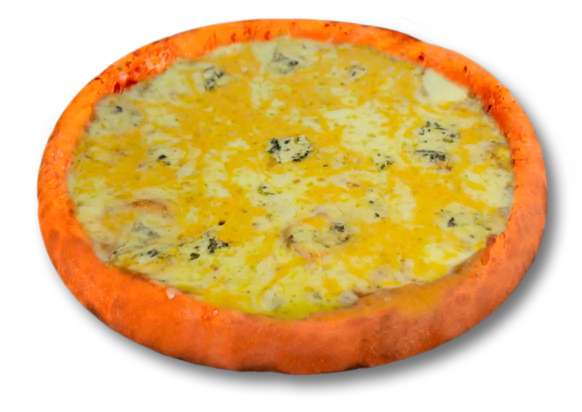
#> input picture tools/ar-src/4-quesos.webp, 1164 x 823 px (shown at 1/2 size)
$ python -i build-ar-models.py   (imports and definitions only)
#> lines starting #> are read from the running program, lines starting #| are printed output that depends on the picture; after the words box and inside, x2 and y2 are one past the last pixel; in counts of white or black regions, pixels touching at a corner belong together
#!/usr/bin/env python3
"""Build the AR / 3D menu models from the menu photos.

Output per pizza (id from js/data.js):
  assets/ar/<id>.glb    glTF for <model-viewer>, Android Scene Viewer and WebXR
  assets/ar/<id>.usdz   USDZ for iPhone / iPad Quick Look (pre-built: more reliable than converting on the phone)

Source photos: tools/ar-src/<id>.webp (full-size originals from ugospizzas.com/menu),
falling back to the site's assets/img/pizza-<id>.webp.

Each photo is a cut-out shot from a 3/4 angle. The script:
  1. finds the top ellipse in the silhouette and unwarps it into a top-down texture,
  2. unrolls the visible crust wall into a 360° side texture,
  3. estimates the crust height from the viewing angle (sin θ = b / a),
  4. finds the crust rim in the top view (how far in the crust colour reaches),
  5. builds real geometry: a raised, rounded crust lip, the cheese sunk inside it, and
     toppings lifted off the cheese (by how different they are from the cheese colour),
  6. bakes a normal map from the same height field so small details catch the light,
  7. writes a real-size GLB (Y-up, metres) and a USDZ.

Usage:  python3 tools/build-ar-models.py            # every pizza
        python3 tools/build-ar-models.py ugos mexicana
Needs:  pip install pillow numpy usd-core
"""
import io
import json
import math
import re
import shutil
import struct
import sys
import tempfile
from pathlib import Path

import numpy as np
from PIL import Image, ImageFilter

ROOT = Path(__file__).resolve().parent.parent
OUT = ROOT / "assets" / "ar"
SRC = ROOT / "tools" / "ar-src"

# Real diameter in metres. Single source of truth: UGOS.ar.diameterCm in js/data.js.
# [1 line that did not run here, left out]
# [1 line that did not run here, left out]
TEX = 1024           # top colour / normal / height maps
SIDE_W, SIDE_H = 1024, 256          # power-of-two everywhere: safest for Scene Viewer / Quick Look
RINGS_IN, RINGS_RIM, SEGS = 36, 52, 192
# Pizzas with a centre "volcano" cup (Ugo's: "volcán de crema de queso cheddar").
VOLCANO = {"ugos"}
# Pizzas whose border is wider than the usual crust (Ugo's: "borde de salchichas").
WIDE_RIM = {"ugos"}


# ---------------------------------------------------------------- image helpers
def bilinear(img, xs, ys):
    h, w = img.shape[:2]
    xs = np.clip(xs, 0, w - 1.001); ys = np.clip(ys, 0, h - 1.001)
    x0 = np.floor(xs).astype(int); y0 = np.floor(ys).astype(int)
    fx = xs - x0; fy = ys - y0
    if img.ndim == 3:
        fx = fx[..., None]; fy = fy[..., None]
    a = img[y0, x0]; b = img[y0, x0 + 1]; c = img[y0 + 1, x0]; d = img[y0 + 1, x0 + 1]
    return (a * (1 - fx) + b * fx) * (1 - fy) + (c * (1 - fx) + d * fx) * fy


def blur(a, radius):
    """Separable Gaussian blur of a float 2-D array (sigma = radius px, edge-padded)."""
    k = int(math.ceil(radius * 3))
    w = np.exp(-0.5 * (np.arange(-k, k + 1) / radius) ** 2); w /= w.sum()
    out = np.pad(a.astype(np.float64), k, mode="edge")
    out = sum(w[i] * out[:, i:i + out.shape[1] - 2 * k] for i in range(2 * k + 1))
    out = sum(w[i] * out[i:i + out.shape[0] - 2 * k, :] for i in range(2 * k + 1))
    return out


def smoothstep(e0, e1, x):
    t = np.clip((x - e0) / (e1 - e0), 0, 1)
    return t * t * (3 - 2 * t)


# [4 lines left out: function jpeg, not called in this run]


# ---------------------------------------------------------------- photo analysis
def analyse(path):
#> called with path = 'ar-src/4-quesos.webp'
    im = Image.open(path).convert("RGBA")
#> im is the input picture: PIL image 1164x823 RGBA; mean R, G, B, A 176.8, 139.1, 76.9, 160
    scale = 2 if im.width < 900 else 1
    if scale > 1:
        im = im.resize((im.width * scale, im.height * scale), Image.LANCZOS)
    arr = np.asarray(im).astype(np.float32)
    alpha = arr[..., 3] > 128
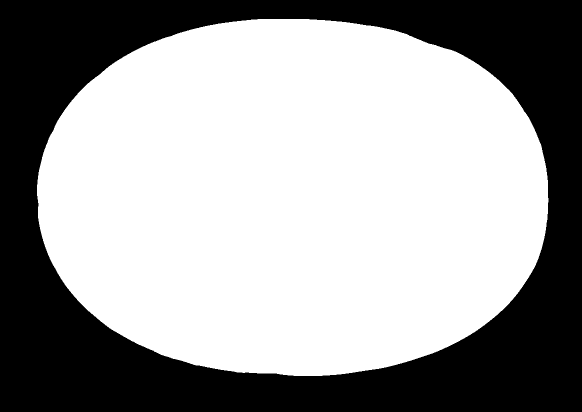
#> alpha: shape (823, 1164) bool (shown at 1/2 size); 61.8% white; 1 black region, box (x1, y1, x2, y2) and area: (0, 0, 1164, 823) 366026
    rows = np.where(alpha.any(axis=1))[0]
#> rows = 714 values from 38 to 751
    y_top = rows[0]
#> y_top = 38
    widths = np.zeros(arr.shape[0]); lefts = np.zeros(arr.shape[0]); rights = np.zeros(arr.shape[0])
    for y in rows:
        xs = np.where(alpha[y])[0]
        lefts[y], rights[y], widths[y] = xs[0], xs[-1], xs[-1] - xs[0]
#> after the loop, lefts = 823 values, max 587 at index 751, min 0 at index 0, mean 150.4; rights = 823 values, max 1096 at index 396, min 0 at index 0, mean 868.8; widths = 823 values, max 1021 at index 369, min 0 at index 0, mean 718.4
    W = widths.max()
#> W = 1021
    y_mid = int(np.argmax(widths >= 0.985 * W))
#> y_mid = 322
    a = W / 2
#> a = 510.5
    b = max(8.0, y_mid - y_top)
#> b = 284
    cx = (lefts[y_mid] + rights[y_mid]) / 2
#> cx = 586
    sin_t = min(0.98, b / a); cos_t = math.sqrt(1 - sin_t ** 2)
#> after `sin_t = min(0.98, b / a)`: sin_t = 0.556
#> after `cos_t = math.sqrt(1 - sin_t ** 2)`: cos_t = 0.831
    col_bottom = np.array([np.where(alpha[:, x])[0][-1] if alpha[:, x].any() else y_mid for x in range(arr.shape[1])])
#> col_bottom = 1164 values, max 751 at index 587, min 322 at index 0, mean 639.1

    rgb = arr[..., :3].copy()
    below = alpha & (np.arange(arr.shape[0])[:, None] > y_mid + b)
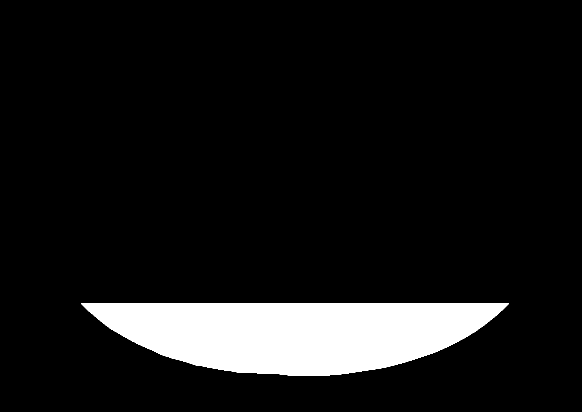
#> below: shape (823, 1164) bool (shown at 1/2 size); 9.3% white; 1 white region, box (x1, y1, x2, y2) and area: (162, 607, 1018, 752) 89341
    crust = np.median(rgb[below], axis=0)
#> crust = [207, 93, 27]
    rgb[~alpha] = crust

    # top-down colour: unit disc -> source ellipse
    g = (np.arange(TEX) + 0.5) / TEX * 2 - 1
    u, v = np.meshgrid(g, g)
    r = np.sqrt(u ** 2 + v ** 2)
    k = np.where(r > 1, 1 / np.maximum(r, 1e-6), 1)
    top = bilinear(rgb, cx + u * k * a * 0.995, y_mid + v * k * b * 0.995)
#> in bilinear, `y0 = np.floor(ys).astype(int)`:
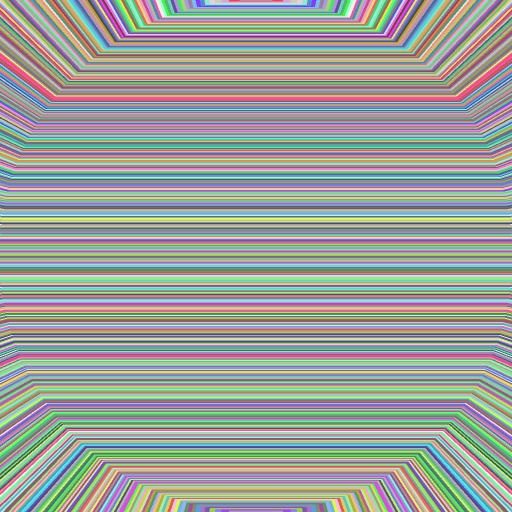
#> y0: shape (1024, 1024) int64 (shown at 1/2 size); 566 distinct labels, from 39 to 604; one colour per label, 0 black
    # gentle unsharp mask: the ellipse is squashed vertically, so the unwarp softens it
    soft = np.stack([blur(top[..., c], 2.0) for c in range(3)], -1)
#> in blur, `out = sum(w[i] * out[i:i + out.shape[0] - 2 * k, :] for i in range(2 *..`:
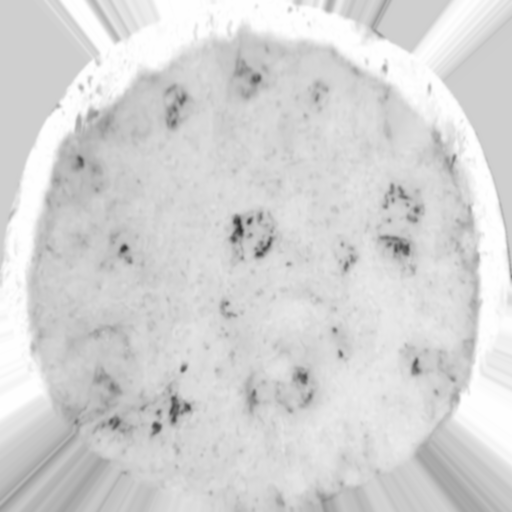
#> out: shape (1024, 1024) float64 (shown at 1/2 size); min 48.8, max 255, mean 212.9
#> call 3 of blur, with radius = 2
#> in blur (call 3), `out = sum(w[i] * out[i:i + out.shape[0] - 2 * k, :] for i in range(2 *..`:
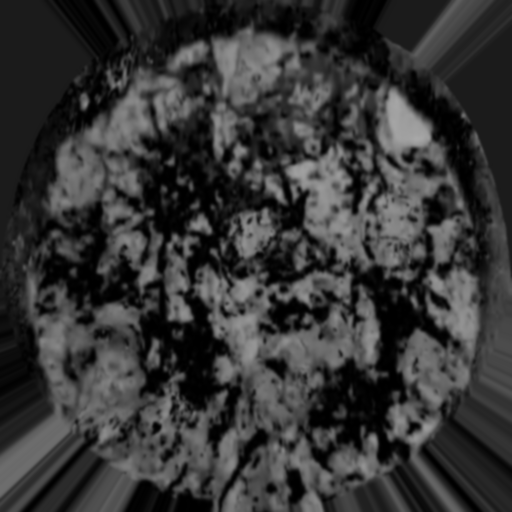
#> out: shape (1024, 1024) float64 (shown at 1/2 size); min 0, max 168.1, mean 54.5
    top = np.clip(top + 0.25 * (top - soft), 0, 255)

    # side: the sharp front part of the wall, stretched all round
    phis = (np.arange(SIDE_W) + 0.5) / SIDE_W * 2 * math.pi
    cosx = 0.7 * np.cos(phis)
    sx = cx + a * cosx
#> sx = 1024 values, max 943.3 at index 0, min 228.7 at index 511, mean 586
    ye = y_mid + b * np.sqrt(1 - cosx ** 2)
#> ye = 1024 values, max 606 at index 255, min 524.8 at index 0, mean 567.1
    yb = col_bottom[np.clip(sx.astype(int), 0, arr.shape[1] - 1)].astype(np.float32)
#> yb = 1024 values, max 751 at index 229, min 661 at index 505, mean 710.2
    yb = np.maximum(yb, ye + 4)
    t = 0.10 + 0.82 * (np.arange(SIDE_H) + 0.5) / SIDE_H
    side = bilinear(rgb, np.tile(sx, (SIDE_H, 1)), ye[None, :] + t[:, None] * (yb - ye)[None, :])
#> in bilinear (call 2), `fy = ys - y0`:
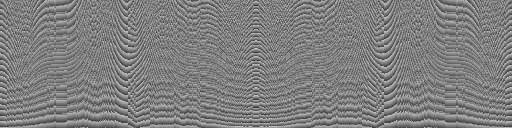
#> fy: shape (256, 1024) float64 (shown at 1/2 size); min 1.75e-05, max 1, mean 0.499
#> in bilinear (call 2), `a = img[y0, x0]`:
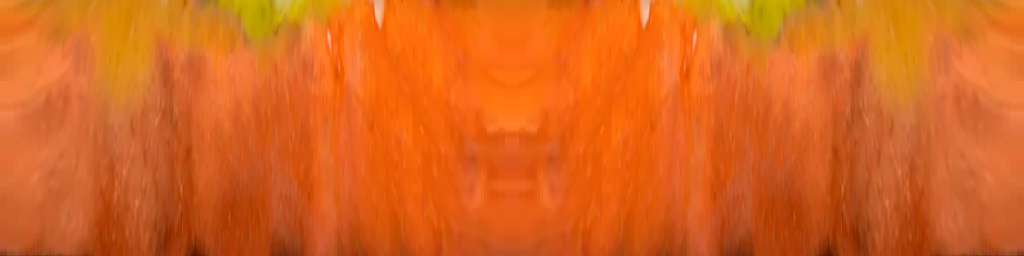
#> a: shape (256, 1024, 3) float32; mean R, G, B 217.3, 101.2, 30.4

    hv = col_bottom[int(cx)] - (y_mid + b)
#> hv = 144
    ratio = float(np.clip((hv / max(cos_t, 0.2)) / W, 0.09, 0.125))
#> ratio = 0.125
    return top, side, ratio, crust


# ---------------------------------------------------------------- height field
# [207 lines left out: functions height_field, normal_map, build_mesh, fix_winding, write_glb, not called in this run]


GLTF_MATERIALS = [
    {"name": "top", "pbrMetallicRoughness": {"baseColorTexture": {"index": 0}, "metallicFactor": 0, "roughnessFactor": 0.6},
     "normalTexture": {"index": 1, "scale": 1.0}},
    {"name": "crust", "pbrMetallicRoughness": {"baseColorTexture": {"index": 2}, "metallicFactor": 0, "roughnessFactor": 0.85}},
]


# ---------------------------------------------------------------- USDZ (Quick Look)
# [99 lines left out: functions write_usdz, main, not called in this run]


# [2 lines not run here, left out]

>>> result = analyse('ar-src/4-quesos.webp')

$ run again, on tools/ar-src/brocoli-bacon.webp
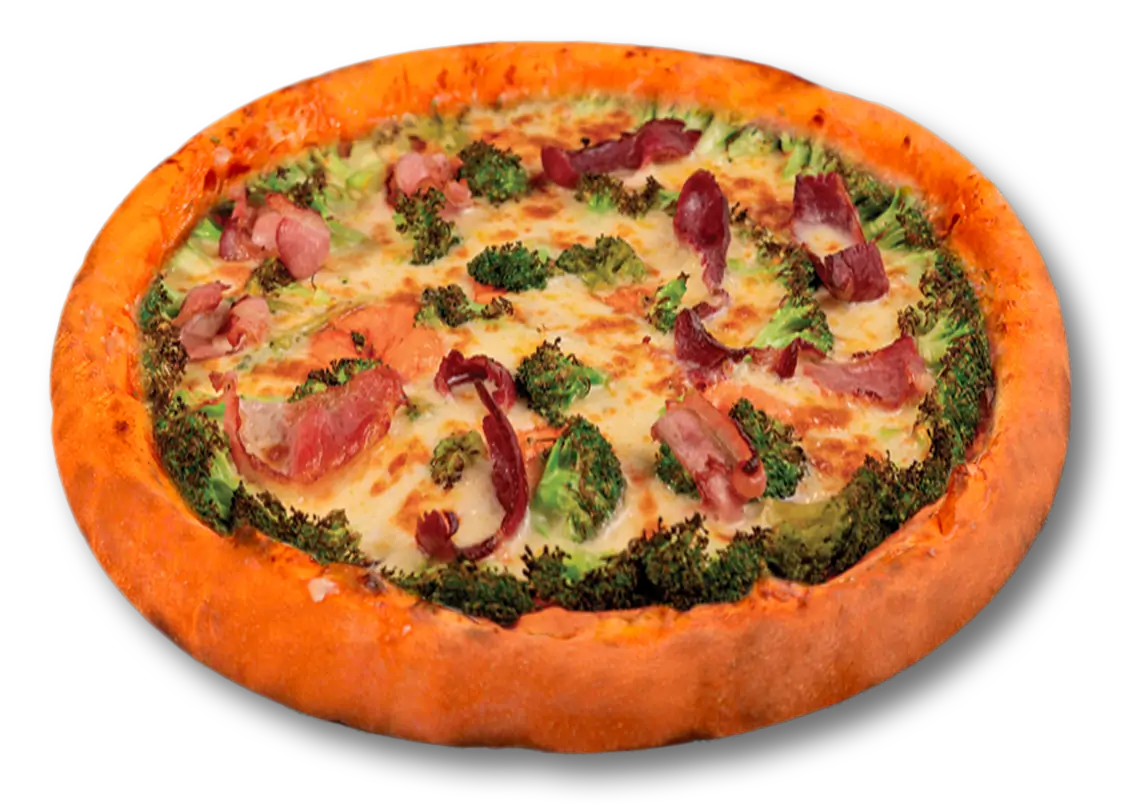
#> input picture tools/ar-src/brocoli-bacon.webp, 1124 x 810 px
#> in analyse, im is the input picture: PIL image 1124x810 RGBA; mean R, G, B, A 165.3, 112.5, 73.8, 168.4
#> in analyse, `alpha = arr[..., 3] > 128`:
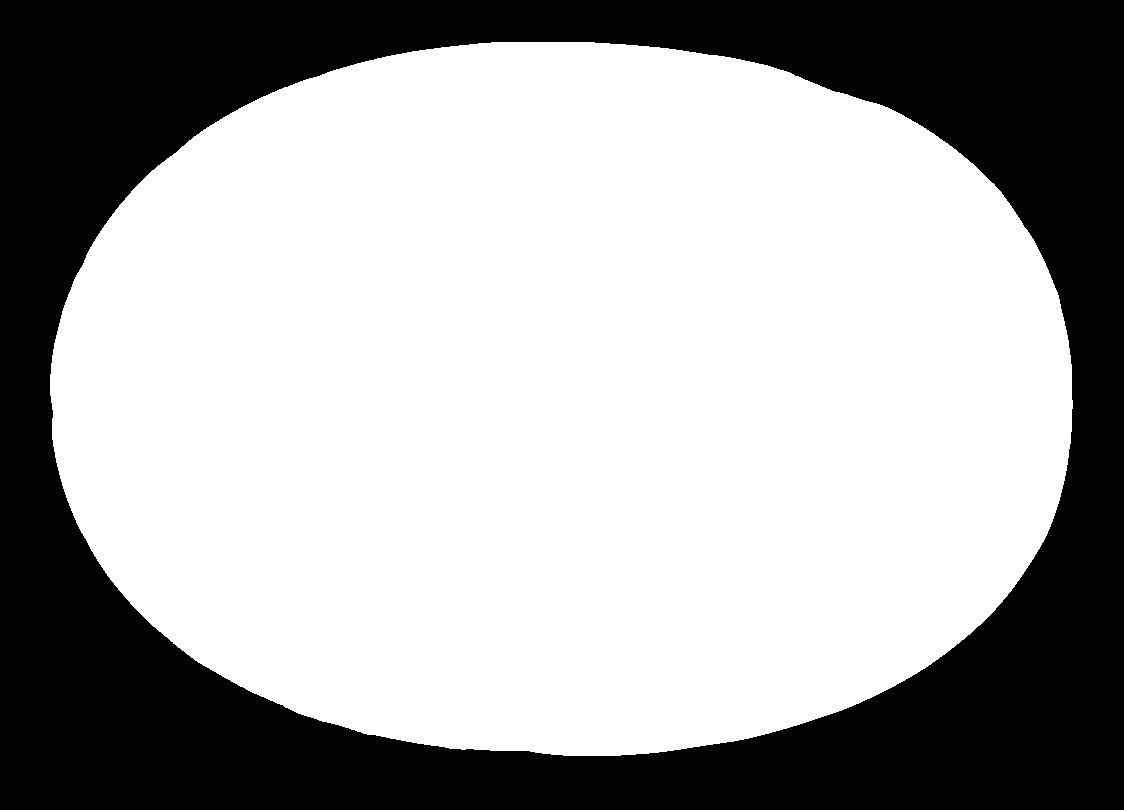
#> alpha: shape (810, 1124) bool; 65% white; 1 black region, box (x1, y1, x2, y2) and area: (0, 0, 1124, 810) 318510
#> rows = 714 values from 42 to 755
#> y_top = 42
#> after the loop in analyse, `for y in rows:`: lefts = 810 values, max 563 at index 755, min 0 at index 0, mean 131.7; rights = 810 values, max 1072 at index 400, min 0 at index 0, mean 861.6; widths = 810 values, max 1021 at index 374, min 0 at index 0, mean 729.9
#> W = 1021
#> y_mid = 326
#> in analyse, `a = W / 2`: a = 510.5
#> in analyse, `b = max(8.0, y_mid - y_top)`: b = 284
#> cx = 562
#> sin_t = 0.556
#> cos_t = 0.831
#> col_bottom = 1124 values, max 755 at index 563, min 326 at index 0, mean 654.4
#> below: shape (810, 1124) bool; 9.8% white; 1 white region, box (x1, y1, x2, y2) and area: (138, 611, 994, 756) 89341
#> crust = [212, 92, 29]
#> y0: shape (1024, 1024) int64; 566 distinct labels, from 43 to 608
#> sx = 1024 values, max 919.3 at index 0, min 204.7 at index 511, mean 562
#> ye = 1024 values, max 610 at index 255, min 528.8 at index 0, mean 571.1
#> yb = 1024 values, max 755 at index 229, min 665 at index 505, mean 714.2
#> xs: shape (256, 1024) float64
#> ys: shape (256, 1024) float64
#> x0: shape (256, 1024) int64
#> y0: shape (256, 1024) int64
#> fx: shape (256, 1024) float64
#> fy: shape (256, 1024) float64
#> in bilinear (call 2), `a = img[y0, x0]`:
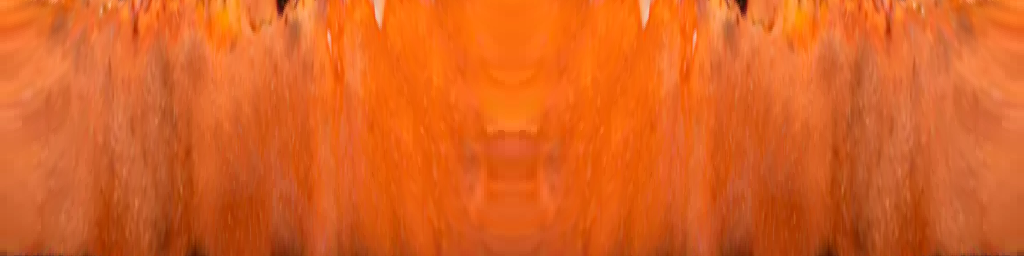
#> a: shape (256, 1024, 3) float32; mean R, G, B 220.6, 98.6, 33.3
#> c: shape (256, 1024, 3) float32
#> d: shape (256, 1024, 3) float32
#> hv = 144
#> ratio = 0.125
